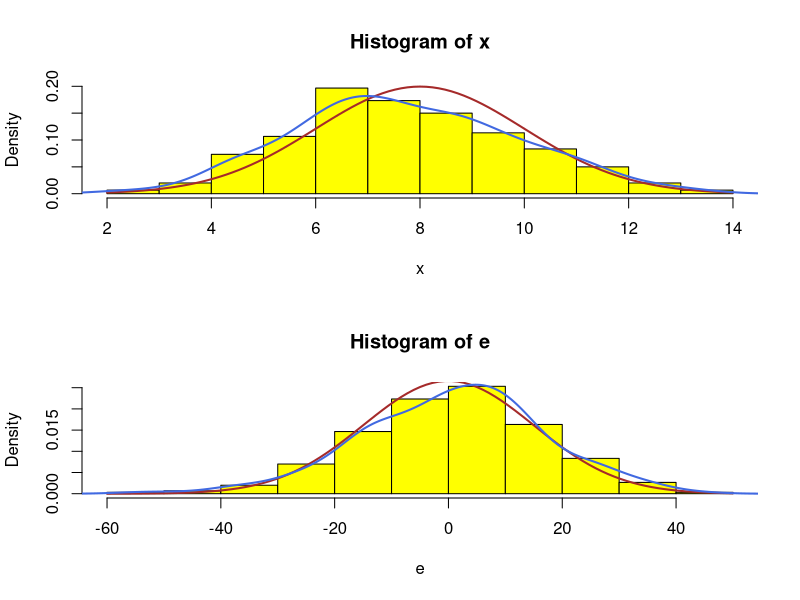

The R source for this figure:
Function.NC <- function(a, b, c, d, n) 
{
  set.seed(30)
  par(mfrow = c(2, 1))
  x <- rnorm(n , mean = a, sd = b)
  e <- rnorm(n, c, d)
  #layout(matrix(c(1,2,2,1,2,2,4,3,3),nrow = 3,byrow = T))
  hist(x,freq = F,ylim = c(0,0.2),col = "yellow")
  curve(dnorm(x,mean = a,sd = b),col = "brown",lwd = 2,add = T)
  lines(density(x),col = "royalblue",lwd = 2)
  hist(e,freq = F,col = "yellow")
  curve(dnorm(x,mean = c,sd = d),col = "brown",lwd = 2,add = T)
  lines(density(e),col = "royalblue",lwd = 2)
  par(mfrow = c(1,1))
  # коэффициент Джини
  # без учёта аномальных1
  # (можно использовать
  # циклы)
  return()
}
 Function.NC (8, 2, 0, 15, 300)